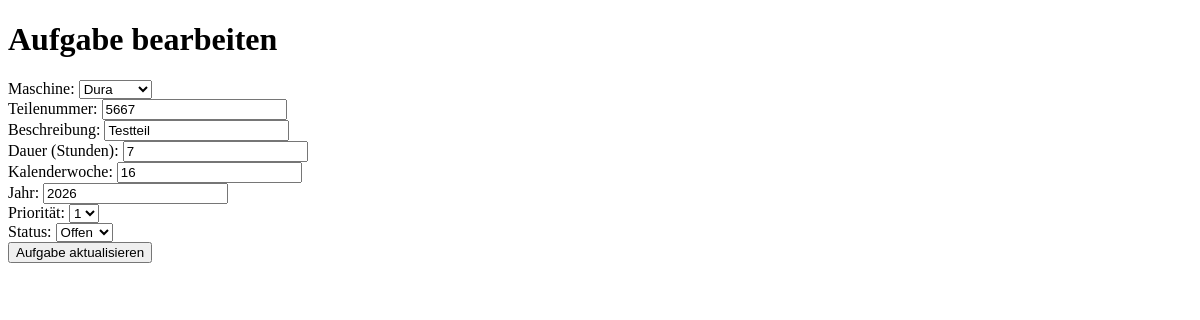
Before: /edit_task/3 with the older database file.
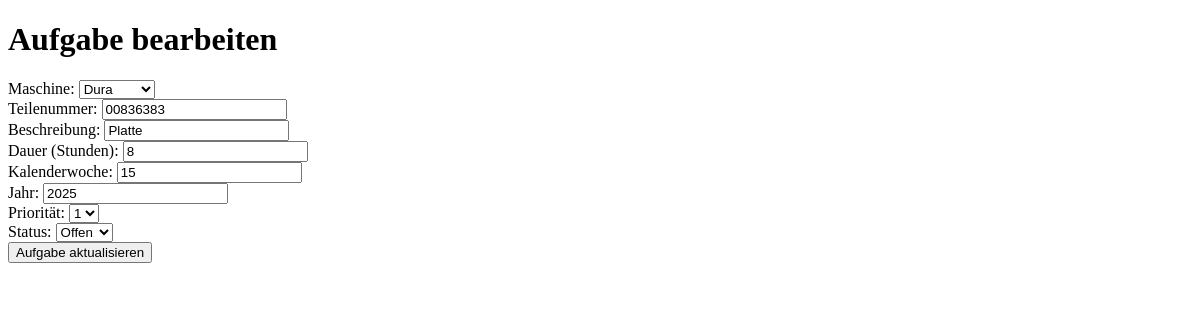
After: the same page with the newer database file.
### app.py (models this page shows, shortened)
class Task(db.Model):
    __tablename__ = 'task'
    id = db.Column(db.Integer, primary_key=True)
    machine_id = db.Column(db.Integer, db.ForeignKey('machine.id'), nullable=False)
    part_number = db.Column(db.String(50))
    description = db.Column(db.String(200))
    duration_hours = db.Column(db.Integer)
    kw = db.Column(db.Integer)
    year = db.Column(db.Integer)  # Spalte für das Jahr
    prio = db.Column(db.Integer)  # Neue Spalte für Priorität
    status = db.Column(db.String(50))
    machine = db.relationship('Machine', backref=db.backref('tasks', lazy=True))

class Machine(db.Model):
    __tablename__ = 'machine'
    id = db.Column(db.Integer, primary_key=True)
    name = db.Column(db.String(255), nullable=False)

### app.py (the view, shortened to what this page needs)
@app.route('/edit_task/<int:task_id>', methods=['GET', 'POST'])
def edit_task(task_id):
    task = Task.query.get_or_404(task_id)
    machines = Machine.query.all()
    return render_template('edit_task.html', task=task, machines=machines)

### templates/edit_task.html (shortened to what this page needs)
<!DOCTYPE html>
<html lang="de">
<head>
</head>
<body>
    <h1>Aufgabe bearbeiten</h1>
<form action="{{ url_for('edit_task', task_id=task.id) }}" method="POST">
    <label for="machine_id">Maschine:</label>
    <select name="machine_id">
        {% for machine in machines %}
        <option value="{{ machine.id }}" {% if machine.id == task.machine_id %}selected{% endif %}>{{ machine.name }}</option>
        {% endfor %}
    </select><br>
    <label for="part_number">Teilenummer:</label>
    <input type="text" name="part_number" value="{{ task.part_number }}"><br>
    <label for="description">Beschreibung:</label>
    <input type="text" name="description" value="{{ task.description }}"><br>
    <label for="duration_hours">Dauer (Stunden):</label>
    <input type="number" name="duration_hours" value="{{ task.duration_hours }}"><br>
    <label for="kw">Kalenderwoche:</label>
    <input type="number" name="kw" value="{{ task.kw }}"><br>
    <label for="year">Jahr:</label>
    <input type="number" name="year" value="{{ task.year }}"><br>
    <label for="prio">Priorität:</label>
    <select name="prio">
        <option value="1" {% if task.prio == 1 %}selected{% endif %}>1</option>
    </select><br>
    <label for="status">Status:</label>
    <select name="status">
        <option value="Offen" {% if task.status == 'Offen' %}selected{% endif %}>Offen</option>
    </select><br>
    <input type="submit" value="Aufgabe aktualisieren">
</form>
</body>
</html>

Changed rows visible on the page:
changed Task "Offen": part_number "5667" → "00836383"; description "Testteil" → "Platte"; duration_hours "7" → "8"; kw "16" → "15"; year "2026" → "2025"
